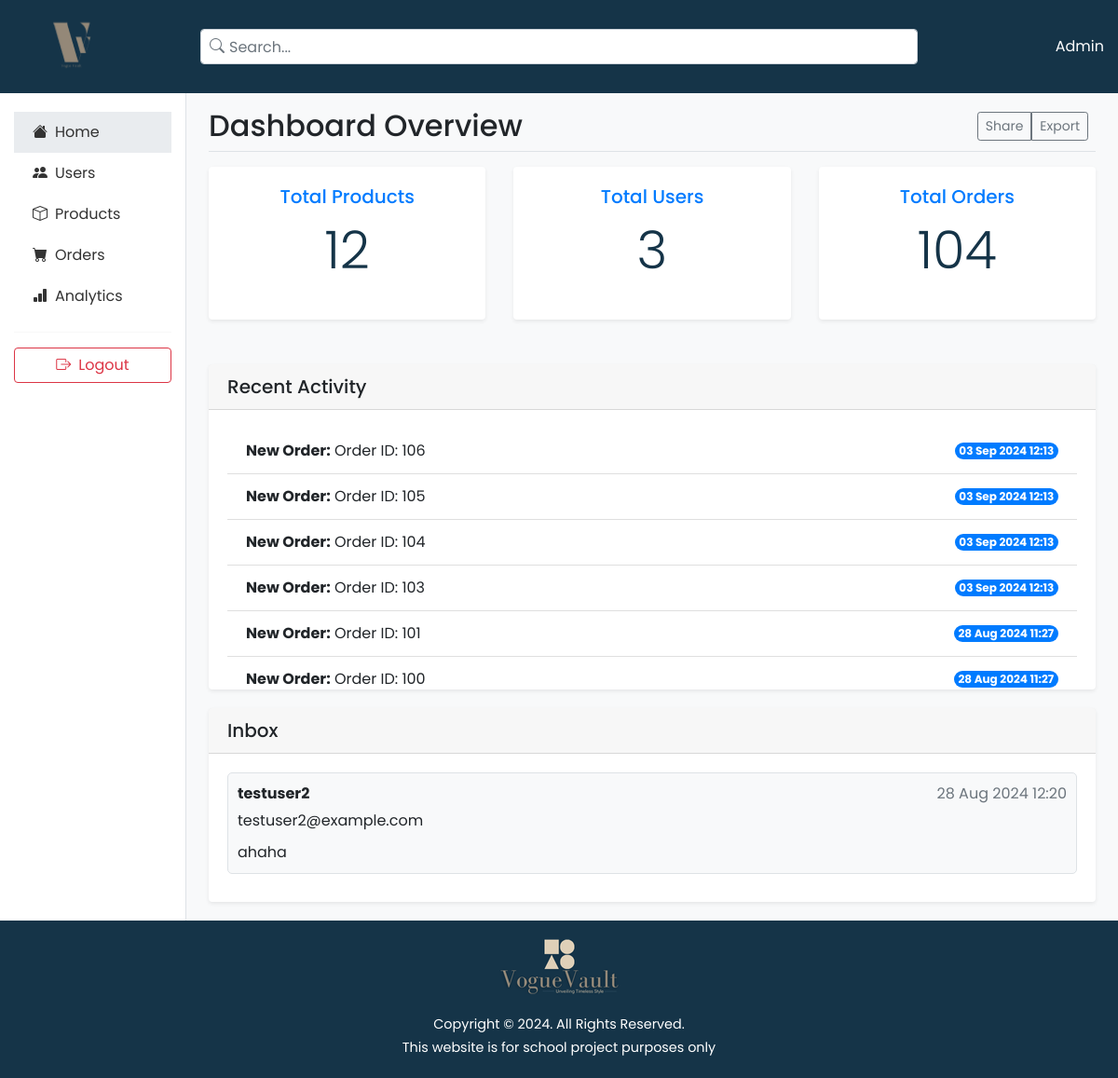
/admin/admin_panel.php (signed in), run on the app's committed database.
### tables this page shows
CREATE TABLE `contact_messages` (
  `id` int(11) NOT NULL,
  `name` varchar(255) NOT NULL,
  `email` varchar(255) NOT NULL,
  `message` text NOT NULL,
  `created_at` timestamp NOT NULL DEFAULT current_timestamp()
);

### admin/admin_panel.php (the view, shortened to what this page needs)
<?php
require_once '../includes/connection.php';
function executeQuery($query) {
    global $pdo;
    $stmt = $pdo->query($query);
    return $stmt;
}
$total_users = executeQuery("SELECT COUNT(*) as count FROM users")->fetch()['count'];
$total_products = executeQuery("SELECT COUNT(*) as count FROM products")->fetch()['count'];
$total_orders = executeQuery("SELECT COUNT(*) as count FROM orders")->fetch()['count'];
$recentActivity = executeQuery("
    SELECT * FROM (
        SELECT 'New User' as type, username as detail, created_at FROM users
        UNION ALL
        SELECT 'New Order' as type, CONCAT('Order ID: ', id) as detail, created_at FROM orders
    ) as activity
    ORDER BY created_at DESC
    LIMIT 10
")->fetchAll(PDO::FETCH_ASSOC);
$recentMessages = executeQuery("
    SELECT * FROM contact_messages
    ORDER BY created_at DESC
    LIMIT 10
")->fetchAll(PDO::FETCH_ASSOC);
?>
<!DOCTYPE html>
<html lang="en">
<head>
    <link href="../assets/css/bootstrap.min.css" rel="stylesheet">
    <link rel="stylesheet" href="https://cdn.jsdelivr.net/npm/bootstrap-icons@1.10.5/font/bootstrap-icons.css">
    <link rel="stylesheet" href="../assets/fonts/poppins.css">
    <link rel="stylesheet" href="../assets/css/style.css">
</head>
<body>
    <div class="top-bar">
        <div class="container-fluid">
            <div class="row align-items-center">
                <div class="col-md-3 col-lg-2">
                    <a href="admin_panel.php" class="logo">
                        <img src="../assets/images/logowhitelctransparent.png" style="max-height: 80px; width: auto;">
                    </a>
                </div>
                <div class="col-md-6 col-lg-8">
                    <div class="search-bar">
                        <i class="bi bi-search text-muted"></i>
                        <input type="text" class="form-control" id="searchInput" placeholder="Search...">
                    </div>
                </div>
                <div class="col-md-3 col-lg-2 text-end">
                    <span class="text-white">Admin</span>
                </div>
            </div>
        </div>
    </div>
    <div class="container-fluid flex-grow-1">
        <div class="row h-100">
            <nav class="col-md-3 col-lg-2 d-md-block sidebar collapse">
                <div class="position-sticky">
                    <ul class="nav flex-column">
                        <li class="nav-item">
                            <a class="nav-link active" href="./admin_panel.php">
                                <i class="bi bi-house-fill me-2"></i>Home
                            </a>
                        </li>
                        <li class="nav-item">
                            <a class="nav-link" href="./admin_users.php">
                                <i class="bi bi-people-fill me-2"></i>Users
                            </a>
                        </li>
                        <li class="nav-item">
                            <a class="nav-link" href="./admin_products.php">
                                <i class="bi bi-box me-2"></i>Products
                            </a>
                        </li>
                        <li class="nav-item">
                            <a class="nav-link" href="./admin_orders.php">
                                <i class="bi bi-cart-fill me-2"></i>Orders
                            </a>
                        </li>
                        <li class="nav-item">
                            <a class="nav-link" href="./admin_analytics.php">
                                <i class="bi bi-bar-chart-fill me-2"></i>Analytics
                            </a>
                        </li>
                    </ul>
                    <hr>
                    <div class="d-flex align-items-center justify-content-center">
                        <a href="../logout.php" class="btn btn-outline-danger w-100">
                            <i class="bi bi-box-arrow-right me-2"></i>Logout
                        </a>
                    </div>
                </div>
            </nav>
            <main class="col-md-9 ms-sm-auto col-lg-10 px-md-4 main-content">
                <div class="d-flex justify-content-between flex-wrap flex-md-nowrap align-items-center pt-3 pb-2 mb-3 border-bottom">
                    <h2>Dashboard Overview</h2>
                    <div class="btn-toolbar mb-2 mb-md-0">
                        <div class="btn-group me-2">
                            <button type="button" class="btn btn-sm btn-outline-secondary">Share</button>
                            <button type="button" class="btn btn-sm btn-outline-secondary">Export</button>
                        </div>
                    </div>
                </div>
                <div class="row mb-4">
                    <div class="col-md-4 mb-4">
                        <div class="card text-center h-100">
                            <a href="admin_products.php">
                                <div class="card-body">
                                    <h5 class="card-title">Total Products</h5>
                                    <p class="card-text display-4"><?php echo htmlspecialchars($total_products); ?></p>
                                </div>
                            </a>
                        </div>
                    </div>
                    <div class="col-md-4 mb-4">
                        <div class="card text-center h-100">
                            <a href="admin_users.php">
                                <div class="card-body">
                                    <h5 class="card-title">Total Users</h5>
                                    <p class="card-text display-4"><?php echo htmlspecialchars($total_users); ?></p>
                                </div>
                            </a>
                        </div>
                    </div>
                    <div class="col-md-4 mb-4">
                        <div class="card text-center h-100">
                            <a href="admin_orders.php">
                                <div class="card-body">
                                    <h5 class="card-title">Total Orders</h5>
                                    <p class="card-text display-4"><?php echo htmlspecialchars($total_orders); ?></p>
                                </div>
                            </a>
                        </div>
                    </div>
                </div>
                <div class="card">
                    <div class="card-header">
                        <h5 class="mb-0">Recent Activity</h5>
                    </div>
                    <div class="card-body recent-activity">
                        <ul class="list-group list-group-flush">
                            <?php foreach ($recentActivity as $activity): ?>
                                <li class="list-group-item d-flex justify-content-between align-items-center">
                                    <span><strong><?php echo htmlspecialchars($activity['type']); ?>:</strong> <?php echo htmlspecialchars($activity['detail']); ?></span>
                                    <span class="badge bg-primary rounded-pill"><?php echo date('d M Y H:i', strtotime($activity['created_at'])); ?></span>
                                </li>
                            <?php endforeach; ?>
                        </ul>
                    </div>
                </div>
                <div class="card messages-section">
                    <div class="card-header">
                        <h5 class="mb-0">Inbox</h5>
                    </div>
                    <div class="card-body">
                        <?php if (empty($recentMessages)): ?>
                            <p>No recent messages.</p>
                        <?php else: ?>
                            <?php foreach ($recentMessages as $message): ?>
                                <div class="message-item">
                                    <div class="message-header">
                                        <strong><?php echo htmlspecialchars($message['name']); ?></strong>
                                        <span class="text-muted"><?php echo date('d M Y H:i', strtotime($message['created_at'])); ?></span>
                                    </div>
                                    <div><?php echo htmlspecialchars($message['email']); ?></div>
                                    <div class="message-content"><?php echo nl2br(htmlspecialchars($message['message'])); ?></div>
                                </div>
                            <?php endforeach; ?>
                        <?php endif; ?>
                    </div>
                </div>
            </main>
        </div>
    </div>
    <footer>
        <div class="container">
            <div class="row">
                <div class="col-lg-12">
                    <div class="footer-content">
                        <div class="logo">
                            <img src="../assets/images/white-logo.png" alt="VogueVault Logo">
                        </div>
                        <p>Copyright © <?php echo date("Y"); ?>. All Rights Reserved. <br> This website is for school project purposes only</p>
                    </div>
                </div>
            </div>
        </div>
    </footer>
</body>
</html>

### assets/css/style.css (style rules this page uses)
html, body, div, span, applet, object, iframe, h1, h2, h3, h4, h5, h6, p, blockquote, div pre, a, abbr, acronym, address, big, cite, code, del, dfn, em, font, img, ins, kbd, q, s, samp, small, strike, strong, sub, sup, tt, var, b, u, i, center, dl, dt, dd, ol, ul, li, figure, header, nav, section, article, aside, footer, figcaption { margin: 0; padding: 0; border: 0; outline: 0; }
ul, li { padding: 0; margin: 0; list-style: none; }
header, nav, section, article, aside, footer, hgroup { display: block; }
* { box-sizing: border-box; }
html, body { font-family: 'Poppins', sans-serif; font-weight: 400; background-color: #fff; font-size: 16px; -ms-text-size-adjust: 100%; -webkit-font-smoothing: antialiased; -moz-osx-font-smoothing: grayscale; }
a { text-decoration: none !important; }
h1, h2, h3, h4, h5, h6 { margin-top: 0px; margin-bottom: 0px; }
ul { margin-bottom: 0px; }
p { font-size: 14px; line-height: 25px; color: #153448; }
html, body { background: #fff; font-family: 'Poppins', sans-serif; }
footer { margin-top: 60px; padding: 60px 0px 30px 0px; background-color: #153448; }
footer .logo { margin-bottom: 20px; }

### admin/admin_panel.php (style rules this page uses)
body { font-family: 'Poppins', sans-serif; background-color: #f8f9fa; display: flex; flex-direction: column; min-height: 100vh; }
.sidebar { background-color: white; border-right: 1px solid #dee2e6; padding-top: 20px; }
.sidebar .nav-link { color: #333; padding: 10px 20px; }
.sidebar .nav-link.active { background-color: #e9ecef; }
.top-bar { background-color: #153448; padding: 10px 0; }
.search-bar { position: relative; }
.search-bar input { padding-left: 30px; }
.search-bar .bi-search { position: absolute; top: 50%; left: 10px; transform: translateY(-50%); }
.main-content { flex: 1; overflow-y: auto; }
.card { border: none; box-shadow: 0 0.125rem 0.25rem rgba(0, 0, 0, 0.075); margin-bottom: 20px; }
.recent-activity { max-height: 300px; overflow-y: auto; }
.messages-section { margin-top: 20px; }
.message-item { background-color: #f8f9fa; border: 1px solid #dee2e6; border-radius: 5px; padding: 10px; margin-bottom: 10px; }
.message-header { display: flex; justify-content: space-between; margin-bottom: 5px; }
.message-content { margin-top: 10px; }
footer { background-color: #153448; color: white; padding: 20px 0; margin-top: auto; }
.footer-content { text-align: center; }
.footer-content .logo img { max-height: 60px; }
.footer-content p { color: white; font-size: 0.9rem; }

### data on the page
contact_messages: name "testuser2", created_at "28 Aug 2024 12:20", email "testuser2@example.com", message "ahaha"

### other printed values
$total_products "12"
$total_users "3"
$total_orders "104"
$activity['type'] "New Order"
$activity['detail'] "Order ID: 106"
date('d M Y H:i', strtotime($activity['created_at'])) "03 Sep 2024 12:13"
$activity['detail'] "Order ID: 105"
$activity['detail'] "Order ID: 104"
$activity['detail'] "Order ID: 103"
$activity['detail'] "Order ID: 101"
date('d M Y H:i', strtotime($activity['created_at'])) "28 Aug 2024 11:27"
$activity['detail'] "Order ID: 100"
